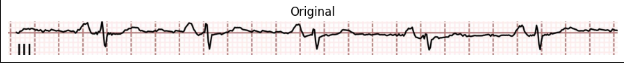
#> input picture media/grid_detection_input.png, 624 x 63 px; its folder holds only this picture in this run
$ python -i augment-dataset.py   (imports and definitions only)
#> lines starting #> are read from the running program, lines starting #| are printed output that depends on the picture
#> further down, picture is the input picture: shape (63, 624, 3); mean B, G, R 231.9, 231.9, 237
import os
import cv2
import random
import shutil
import numpy as np
from glob import glob

# === CONFIGURATION ===
SOURCE_IMAGE_DIR = './data/segmentation-dataset-6by2/train/images'
SOURCE_LABEL_DIR = './data/segmentation-dataset-6by2/train/labels'
DEST_IMAGE_DIR = './data/segmentation-dataset-6by2/train-augmented/images'
DEST_LABEL_DIR = './data/segmentation-dataset-6by2/train-augmented/labels'
NUM_AUGS_PER_IMAGE = 3
IMG_SIZE = (1920, 928)

# [2 lines not run here, left out]

def apply_augmentations(image):
    # Resize to standard size first
    image = cv2.resize(image, IMG_SIZE)
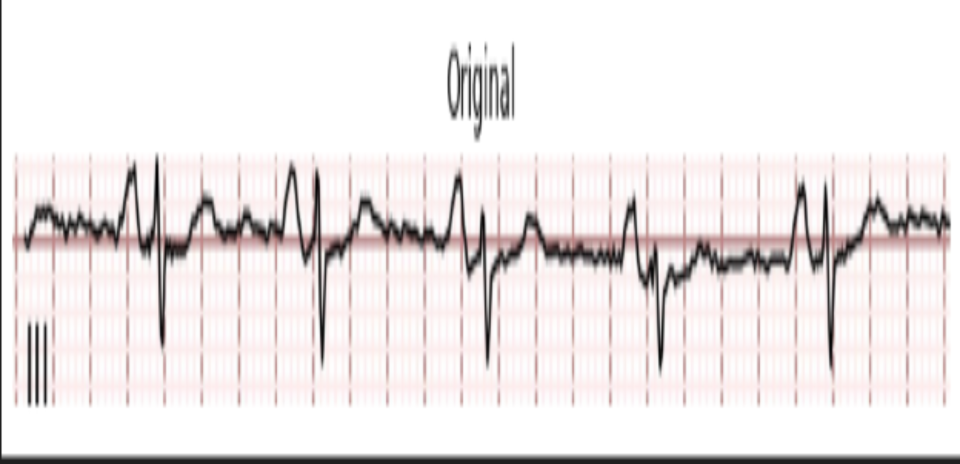
#> image: shape (928, 1920, 3) (shown at 1/2 size); mean of channels 0, 1, 2 231.8, 231.8, 236.9; drawn as B, G, R

    # Convert to grayscale and back to 3 channels
    image = cv2.cvtColor(image, cv2.COLOR_BGR2GRAY)
#> image: shape (928, 1920)
    image = cv2.cvtColor(image, cv2.COLOR_GRAY2BGR)
#> image: shape (928, 1920, 3)

    # Blur
    if random.random() < 0.5:
        image = cv2.GaussianBlur(image, (5, 5), 0)

    # Contrast and brightness
    alpha = random.uniform(0.7, 1.3)
    beta = random.randint(-30, 30)
    image = cv2.convertScaleAbs(image, alpha=alpha, beta=beta)
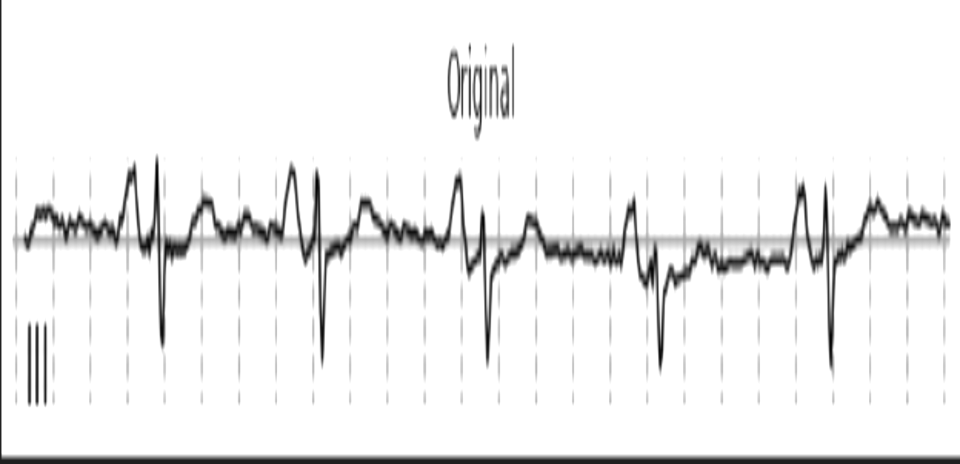
#> image: shape (928, 1920, 3) (shown at 1/2 size); min 1, max 255, mean 240

    # Gaussian noise
    if random.random() < 0.3:
        noise = np.random.normal(0, 10, image.shape).astype(np.uint8)
        image = cv2.add(image, noise)
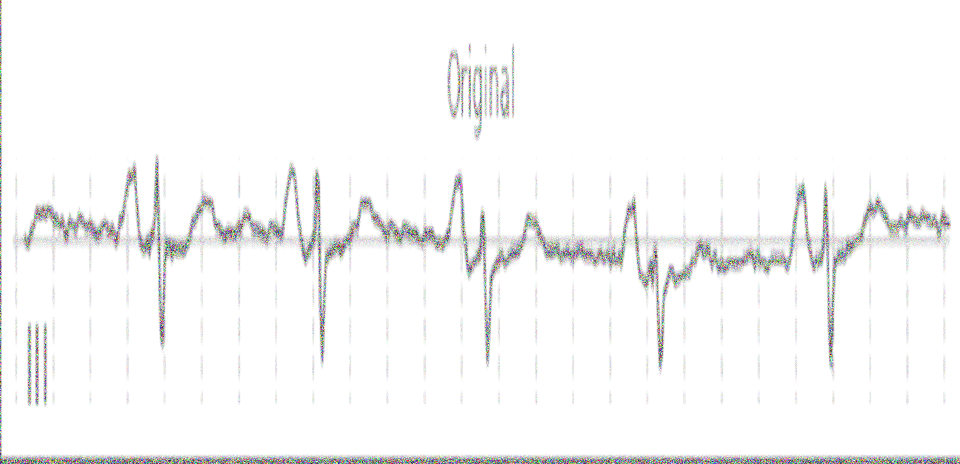
#> image: shape (928, 1920, 3) (shown at 1/2 size); mean B, G, R 247.4, 247.4, 247.4

    return image

# [47 lines left out: functions apply_zoom_and_translation, read_yolo_labels, write_yolo_labels, not called in this run]

# === AUGMENTATION LOOP ===
# [1 line not run here, left out]
image_files = glob(os.path.join(SOURCE_IMAGE_DIR, '*.jpg'))

# [27 lines not run here, left out]

>>> import cv2
>>> picture = cv2.imread('../../media/grid_detection_input.png')
>>> result = apply_augmentations(picture)

$ run again, on media/digitization.png
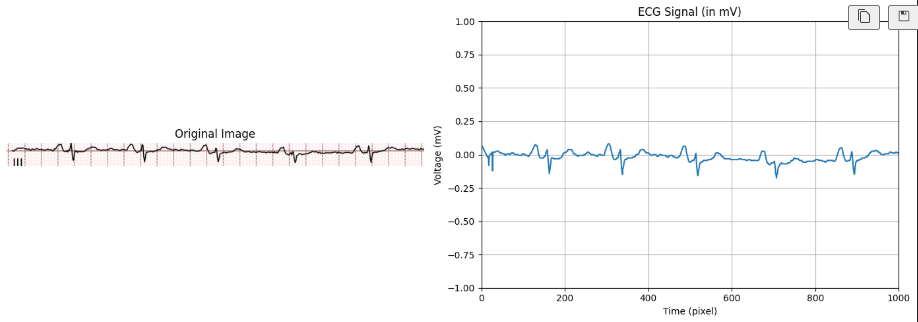
#> input picture media/digitization.png, 918 x 322 px
#> picture is the input picture: shape (322, 918, 3); mean B, G, R 250.4, 250.2, 250.2
#> in apply_augmentations, `image = cv2.convertScaleAbs(image, alpha=alpha, beta=beta)`:
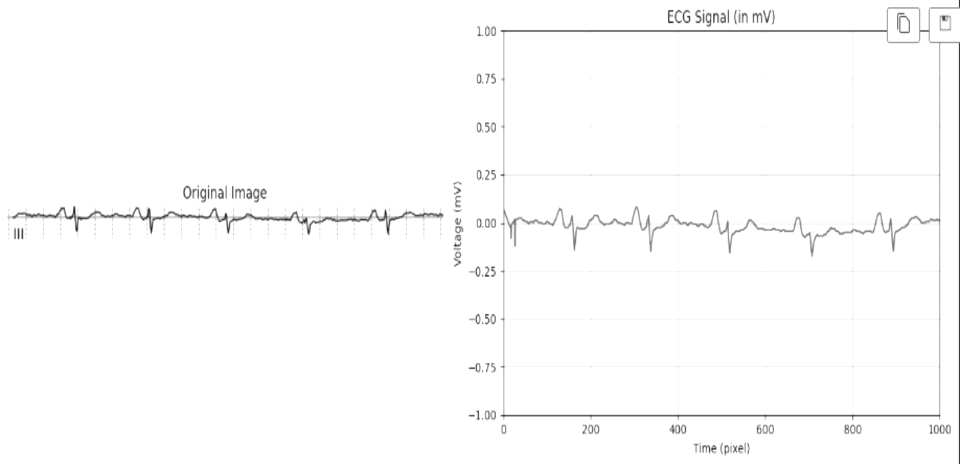
#> image: shape (928, 1920, 3) (shown at 1/2 size); min 17, max 255, mean 252.1
#> in apply_augmentations, `image = cv2.add(image, noise)`:
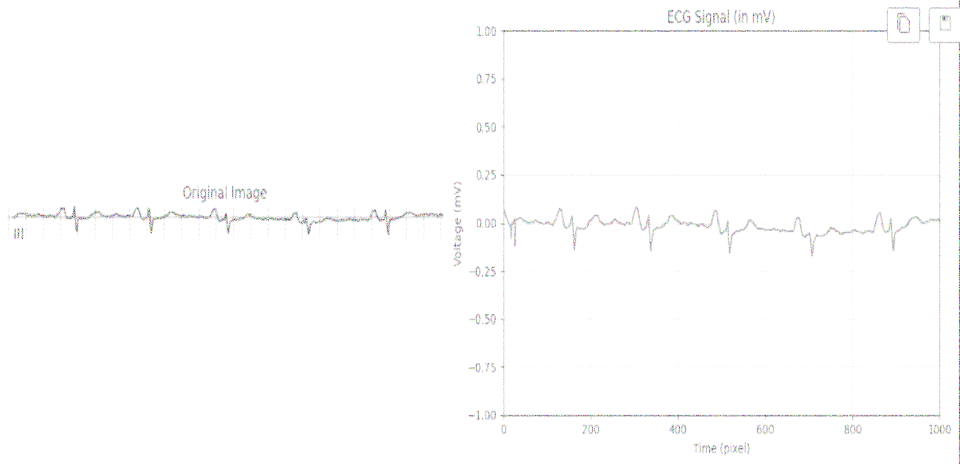
#> image: shape (928, 1920, 3) (shown at 1/2 size); mean B, G, R 253.6, 253.6, 253.6
